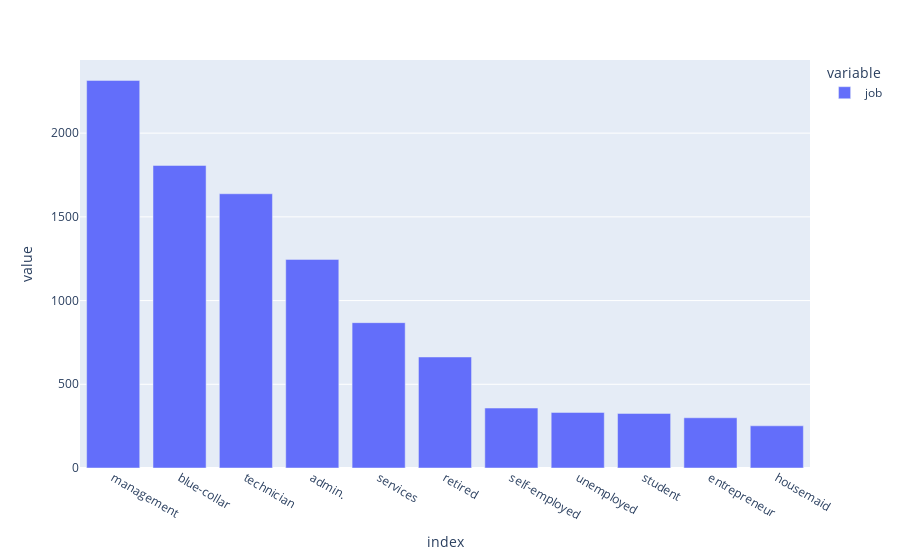
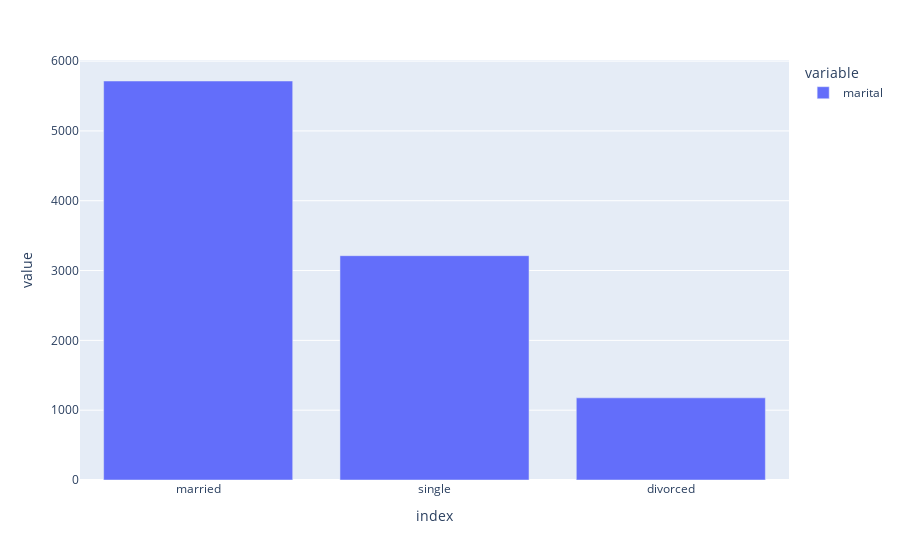
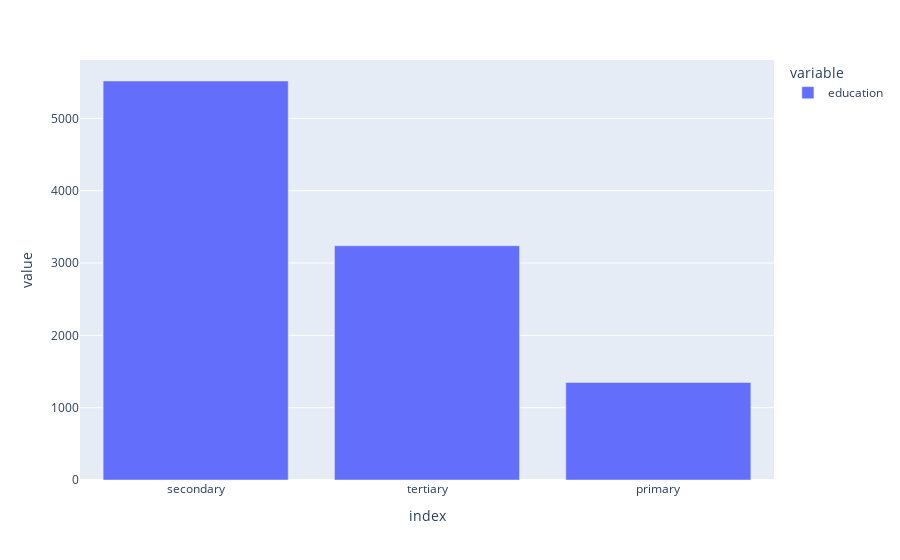
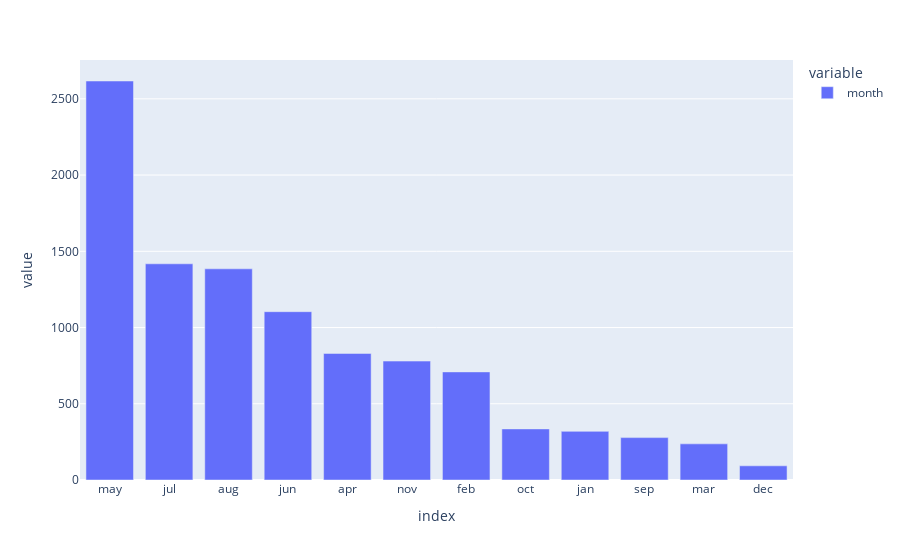

The cell these charts' notebook holds for them, in order:
### Markdown cell above
### Задания 4 и 5

### Code cell
#рассчитайте описательные статистики для категориальных переменных, проинтерпретируйте результат
#ваш код
#постройте визуализации, иллюстрирующие результаты
import plotly.express as px

fig = px.bar(df['job'].value_counts())

display(fig)

mar = px.bar(df['marital'].value_counts())

display(mar)

display(px.bar(df['education'].value_counts()))

print('количество месяцев, в которые проводилась рекламная кампания:', df['month'].nunique())

display(px.bar(df['month'].value_counts()))

print('количество рабочих специальностей, представленных в датасете:', df['job'].nunique())

display(px.bar(df['job'].value_counts()))

### Figure 1 — Plotly figure (JSON) as saved in the notebook; plotly's stock layout.template omitted (floating-point values rounded to 4 significant figures)
{"data": [{"alignmentgroup": "True", "hovertemplate": "variable=job<br>index=%{x}<br>value=%{y}<extra></extra>", "legendgroup": "job", "marker": {"color": "#636efa", "pattern": {"shape": ""}}, "name": "job", "offsetgroup": "job", "orientation": "v", "showlegend": true, "textposition": "auto", "type": "bar", "x": ["management", "blue-collar", "technician", "admin.", "services", "retired", "self-employed", "unemployed", "student", "entrepreneur", "housemaid"], "xaxis": "x", "y": [2315, 1807, 1638, 1246, 868, 663, 358, 332, 326, 300, 252], "yaxis": "y"}], "layout": {"barmode": "relative", "legend": {"title": {"text": "variable"}, "tracegroupgap": 0}, "margin": {"t": 60}, "xaxis": {"anchor": "y", "domain": [0, 1], "title": {"text": "index"}}, "yaxis": {"anchor": "x", "domain": [0, 1], "title": {"text": "value"}}}}

### Figure 2 — Plotly figure (JSON) as saved in the notebook; plotly's stock layout.template omitted (floating-point values rounded to 4 significant figures)
{"data": [{"alignmentgroup": "True", "hovertemplate": "variable=marital<br>index=%{x}<br>value=%{y}<extra></extra>", "legendgroup": "marital", "marker": {"color": "#636efa", "pattern": {"shape": ""}}, "name": "marital", "offsetgroup": "marital", "orientation": "v", "showlegend": true, "textposition": "auto", "type": "bar", "x": ["married", "single", "divorced"], "xaxis": "x", "y": [5715, 3213, 1177], "yaxis": "y"}], "layout": {"barmode": "relative", "legend": {"title": {"text": "variable"}, "tracegroupgap": 0}, "margin": {"t": 60}, "xaxis": {"anchor": "y", "domain": [0, 1], "title": {"text": "index"}}, "yaxis": {"anchor": "x", "domain": [0, 1], "title": {"text": "value"}}}}

### Figure 3 — Plotly figure (JSON) as saved in the notebook; plotly's stock layout.template omitted (floating-point values rounded to 4 significant figures)
{"data": [{"alignmentgroup": "True", "hovertemplate": "variable=education<br>index=%{x}<br>value=%{y}<extra></extra>", "legendgroup": "education", "marker": {"color": "#636efa", "pattern": {"shape": ""}}, "name": "education", "offsetgroup": "education", "orientation": "v", "showlegend": true, "textposition": "auto", "type": "bar", "x": ["secondary", "tertiary", "primary"], "xaxis": "x", "y": [5517, 3239, 1349], "yaxis": "y"}], "layout": {"barmode": "relative", "legend": {"title": {"text": "variable"}, "tracegroupgap": 0}, "margin": {"t": 60}, "xaxis": {"anchor": "y", "domain": [0, 1], "title": {"text": "index"}}, "yaxis": {"anchor": "x", "domain": [0, 1], "title": {"text": "value"}}}}

### Figure 4 — Plotly figure (JSON) as saved in the notebook; plotly's stock layout.template omitted (floating-point values rounded to 4 significant figures)
{"data": [{"alignmentgroup": "True", "hovertemplate": "variable=month<br>index=%{x}<br>value=%{y}<extra></extra>", "legendgroup": "month", "marker": {"color": "#636efa", "pattern": {"shape": ""}}, "name": "month", "offsetgroup": "month", "orientation": "v", "showlegend": true, "textposition": "auto", "type": "bar", "x": ["may", "jul", "aug", "jun", "apr", "nov", "feb", "oct", "jan", "sep", "mar", "dec"], "xaxis": "x", "y": [2617, 1418, 1385, 1104, 830, 780, 709, 335, 319, 278, 237, 93], "yaxis": "y"}], "layout": {"barmode": "relative", "legend": {"title": {"text": "variable"}, "tracegroupgap": 0}, "margin": {"t": 60}, "xaxis": {"anchor": "y", "domain": [0, 1], "title": {"text": "index"}}, "yaxis": {"anchor": "x", "domain": [0, 1], "title": {"text": "value"}}}}
